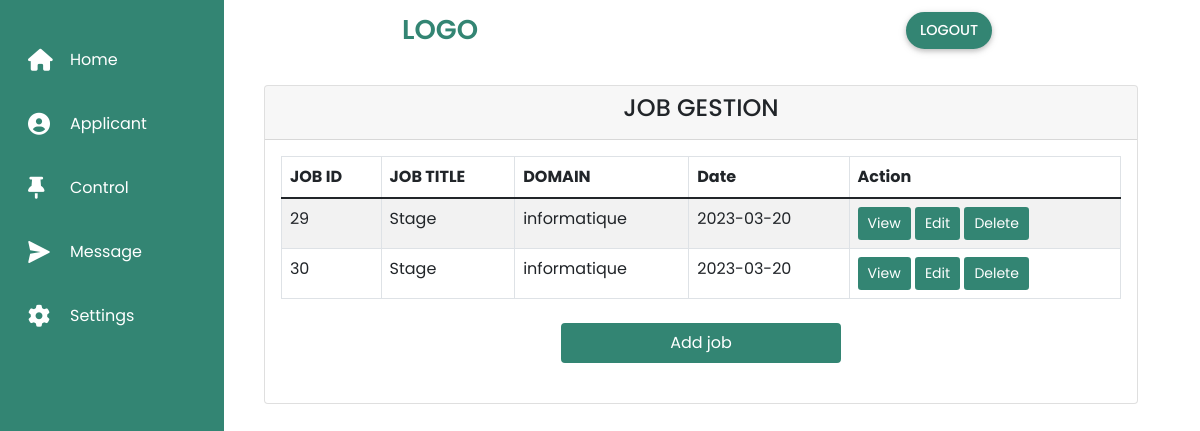
Screenshot of /crudrecruter/student.php (signed in) with the database file from the repository.
### tables this page shows
CREATE TABLE `jobs` (
  `id_job` int(11) NOT NULL,
  `recruter_id` int(255) NOT NULL,
  `domain` varchar(55) NOT NULL,
  `company` varchar(255) NOT NULL,
  `job_title` varchar(255) NOT NULL,
  `job_description` text NOT NULL,
  `job_salaire` int(11) NOT NULL,
  `date` date NOT NULL DEFAULT current_timestamp(),
  `formationreq` varchar(100) NOT NULL,
  `expreq` int(11) NOT NULL,
  `skillreq` text NOT NULL
);

### crudrecruter/userid.php (called while the page is built, shortened)
<?php
                            $con = config::connect();
                            $username=$_SESSION['usernamerec'];
                            $stmt = $con->query("SELECT id,name FROM recruters where username='$username'
                            ");
                            $stmt->execute();
                            $row = $stmt->fetch();
$recruter_id = $row['id'];
                        ?>

### crudrecruter/student.php (the view, shortened to what this page needs)
<?php
  require "userid.php"
?>
<!doctype html>
<html lang="en">
  <head>
    <link rel="stylesheet" href="../header.css">
    <link href="https://cdn.jsdelivr.net/npm/bootstrap@5.1.3/dist/css/bootstrap.min.css" rel="stylesheet">
    <link rel="stylesheet" href="//cdn.jsdelivr.net/npm/alertifyjs@1.13.1/build/css/alertify.min.css"/>
    <link href="https://cdn.jsdelivr.net/npm/bootstrap@5.1.3/dist/css/bootstrap.min.css" rel="stylesheet" >
    <link rel="stylesheet" href="https://cdnjs.cloudflare.com/ajax/libs/bootstrap-tokenfield/0.12.0/css/bootstrap-tokenfield.min.css" />
    <link rel="stylesheet" type="text/css" href="https://cdnjs.cloudflare.com/ajax/libs/jqueryui/1.12.1/jquery-ui.min.css">
</head>
<body>
 <?php
  include '../sidebarrec.php';
  ?>
  <section>
<header>
<a href="#" class="logo">LOGO</a>
<nav class="nav">
<li class="nav-item">
                <a href="../logoutrec.php">
              <button  type="button" class="btn btn-rounded mx-2 ripple-surface" style="background-color: #338573; color: white">LOGOUT</button>
               </a>
            </li>
</nav>
</header>
<div class="container mt-4">
    <div class="row">
        <div class="col-md-12">
            <div class="card">
                <div class="card-header">
                    <h4 class="text-center">JOB GESTION
                    </h4>
                </div>
                <div class="card-body">
                    <table id="myTable" class="table table-bordered table-striped">
                        <thead>
                            <tr>
                                <th>JOB ID</th>
                                <th>JOB TITLE</th>
                                 <th>DOMAIN</th>
                                <th>Date</th>
                                <th>Action</th>
                            </tr>
                        </thead>
                        <tbody>
                            <?php
                            $stmt = $con->query("SELECT * FROM jobs where recruter_id='$recruter_id'");
                            $stmt->execute();
                            $data = $stmt->fetchAll(PDO::FETCH_ASSOC);
                                foreach($data as $job)
                                {
                                    ?>
                                    <tr>
                                        <td><?= $job['id_job'] ?></td>
                                        <td><?= $job['job_title'] ?></td>
                                        <td><?= $job['domain'] ?></td>
                                        <td><?= $job['date'] ?></td>
                                        <td>
                                            <button type="button" value="<?=$job['id_job'];?>" class="viewjobBtn btn btn-info btn-sm">View</button>
                                            <button type="button" value="<?=$job['id_job'];?>" class="editjobBtn btn btn-success btn-sm">Edit</button>
                                            <button type="button" value="<?=$job['id_job'];?>" class="deletejobBtn btn btn-danger btn-sm">Delete</button>
                                        </td>
                                    </tr>
                                    <?php
                                }
                            ?>
                        </tbody>
                    </table>
                    <div class="d-grid gap-2 col-4 mx-auto my-4">
                    <button type="button" class="btn btn-primary text-center" data-bs-toggle="modal" data-bs-target="#jobAddModal">
                            Add job
                        </button>
                    </div>
                </div>
          </div>
        </div>
    </div>
</div>
</section>
</body>
</html>

### header.css (style rules this page uses)
header { background: white; width: 100%; display: flex; justify-content: space-between; padding: 10px 200px; align-items: center; font-family: Poppins,sans-serif; }
.logo { text-decoration: none; color: #338573; text-transform: uppercase; font-weight: 600; font-size: 1.7em; }
.nav a { color: #338573; text-decoration: none; font-size: 1em; font-weight: 450; padding-left: 30px; }
.btn { background-color: #338573!important; color:white!important; }
nav button { font-size: 0.9em!important; padding: 16px; }
.btn-rounded { border-radius: 10rem!important; -webkit-box-shadow: 0 2px 5px 0 rgb(0 0 0 / 20%), 0 2px 10px 0 rgb(0 0 0 / 10%); box-shadow: 0 2px 5px 0 rgb(0 0 0 / 20%), 0 2px 10px 0 rgb(0 0 0 / 10%); font-weight: 500!important; }
.ripple-surface { position: relative; overflow: hidden; display: inline-block; vertical-align: bottom; }

### sidebar.css (style rules this page uses)
* { margin: 0; padding: 0; box-sizing: border-box; font-family:'Poppins',sans-serif; }
.container { width:90%!important; }
.btn { background-color: #338573!important; border:2px solid #338573!important ; }
section { margin-left:202px; }

### rows the page displays
jobs: id_job "29", job_title "Stage", domain "informatique", date "2023-03-20"
jobs: id_job "30", job_title "Stage", domain "informatique", date "2023-03-20"
